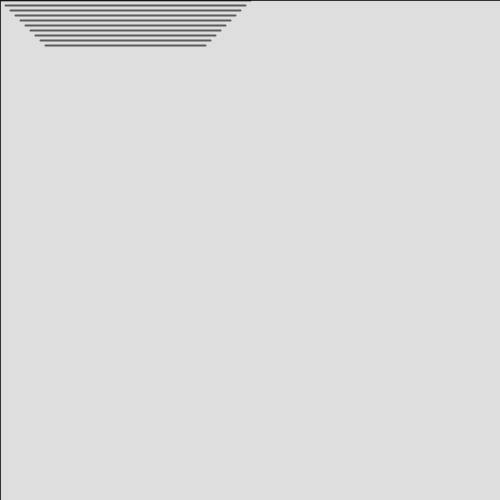
Frame 1 (no input)
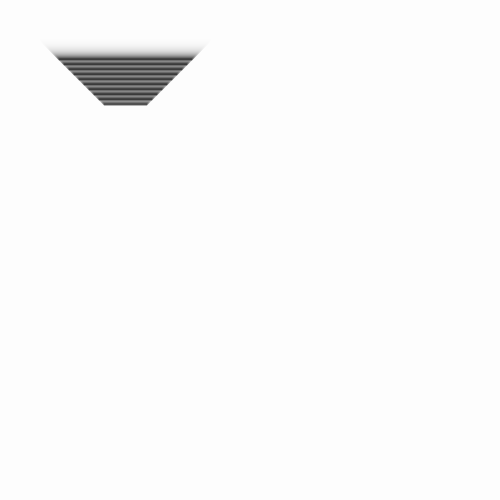
Frame 60 (the mouse pressed at the canvas centre just before this capture)
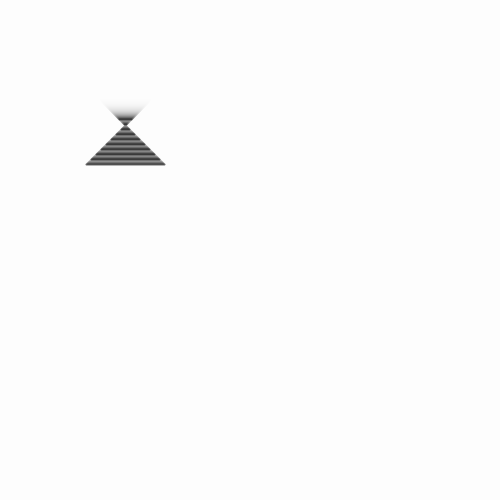
Frame 120 (the mouse held since frame 60 and released just before this capture)

The Processing sketch that drew these frames (run headless with seeded random() and noise(); from frame 60 on, the mouse is pressed at the canvas centre):

// Processing sketch: Final_Residency_Object2RabbitHolec
// ── Final_Residency_Object2RabbitHolec.pde
Lineangle lineangleA1 = new Lineangle();

void setup() {
  size(500,500);
  fill(255,50);
  rect(0,0,width,height);
}

void draw() {
  fill(255,50);
  noStroke();
  rect(0,0,width,height);
  //background(255);
  lineangleA1.lineangleMove();
}

class Lineangle {
  float pointX = 0;
  float pointY = 0;
  float moveX = 1;
  float moveY = 1;
  
  Lineangle() {
  }
  
  void lineangleMove() {
    if (pointX > width/2 || pointX < 0) { 
      moveX = moveX * -1;
    }
    if (pointY > height || pointY < 0) { 
      moveY = moveY * -1;
    }
    stroke(0,150);
    strokeWeight(2);
      for (int i = 0; i < 50; i = i + 5) {
      line(i+pointX,i+pointY, width/2 - (i+pointX), i+pointY);
     }
     //ellipse(pointX,pointY,100,100);
     pointX = pointX + moveX;
     pointY = pointY + moveY;
    //if (pointY > height || pointY < 0) {
      //pointY = (pointY + moveY) * -1;
    //}  
  }
}
  
